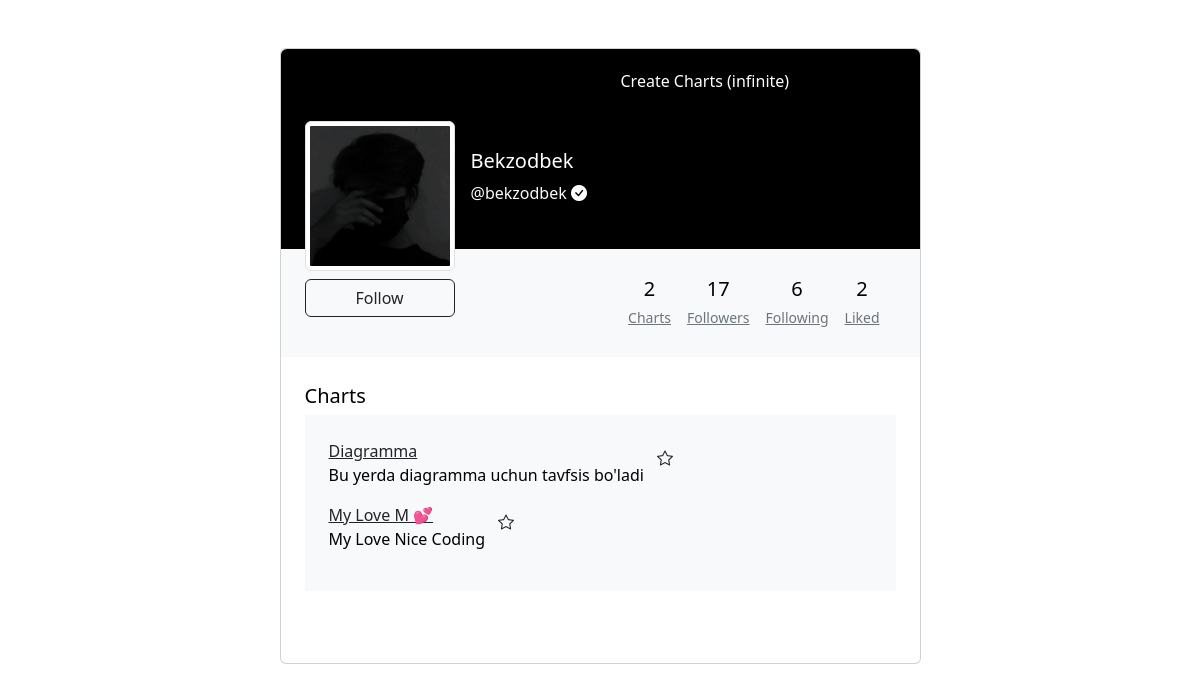
The app's page /bekzodbek?tab=charts, older data.
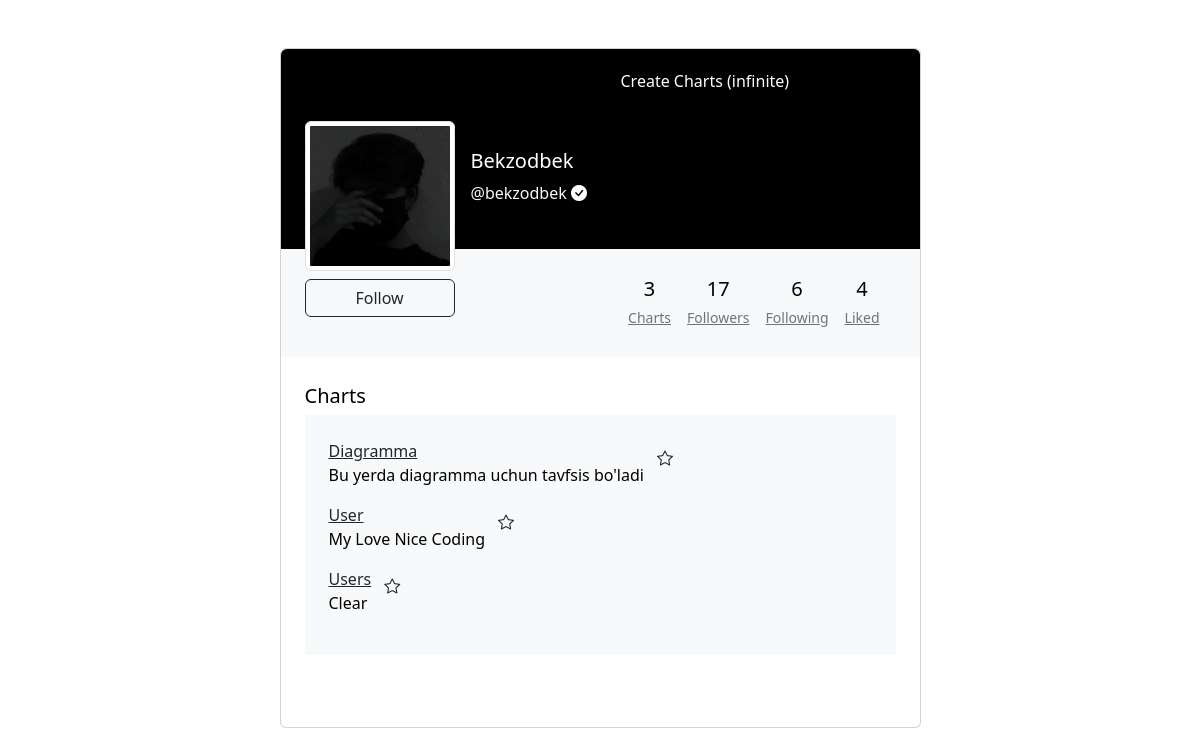
The same page, newer data.
### chart/models.py (models this page shows, shortened)
class MyUser(AbstractUser):
    is_organiser = models.BooleanField(default=False)
    is_agent = models.BooleanField(default=False)
    following = models.ManyToManyField("self", blank=True, related_name="followers", symmetrical=False)
    like = models.ManyToManyField("Chart", related_name="likee", symmetrical=False)
    email_confirmed = models.BooleanField(default=False)

class Profile(models.Model):
    class Meta:
        verbose_name = "My Profile"
        verbose_name_plural = "Profile"
    custom_user = models.OneToOneField(MyUser, on_delete=models.CASCADE)
    image = models.ImageField(default="profile/profile.jpg", upload_to="profile")
    bio = models.CharField(max_length=100, null=True, blank=True, default="")
    is_online = models.BooleanField(default=False)
    is_verify = models.BooleanField(default=False)

class Chart(models.Model):
    PIE = "Pie"
    COLUMN = "Column"
    CHART_CHOICES = [
        (PIE, "Pie Chart"),
        (COLUMN, "Column Chart")
    ]
    pin = models.BooleanField(default=False)
    author = models.ForeignKey(MyUser, on_delete=models.CASCADE,related_name='chart' )
    name = models.CharField(max_length=150)
    slug = models.SlugField(unique=True)
    caption = models.TextField(max_length=700)
    created_on = models.DateTimeField(("date joined"), default=timezone.now)
    chart_type = models.CharField(max_length=15,choices=CHART_CHOICES, default=PIE)

### chart/views.py (the view)
# urls.py: path("<str:username>", ProfileView, name="profile"),
def ProfileView(request, username):
        user_p = User.objects.get(username=username)
        author = get_object_or_404(User, username=username)
        tab = request.GET.get('tab')
        title = None
        tab_chart = None
        tab_following = None
        tab_followers = None
        pined_charts = None
        tab_obj = None
        if tab == "charts":
            tab_chart = author.chart.all()
            title = "Charts"
        elif tab == "following": # followingda foydalanuvchi uchun followerslar keladi. followersda esa teskarisi
            tab_followers = user_p.followers.all().order_by('-id')
            title = "Following"
        elif tab == "followers":
            title = "Followers"
            tab_following = user_p.following.all().order_by('-id')
        elif tab == "liked":
            title = "Liked"
            tab_obj = user_p.like.all().order_by('-id')
        else:
            pined_charts = user_p.chart.filter(pin=True)
            title = f"Charts - @{user_p.username}"
        if request.user.is_authenticated:
            user_form = UpdateUserForm(instance=request.user)
            profile_form = UpdateProfileForm(instance=request.user.profile)
            if request.method == 'POST':
                user_form = UpdateUserForm(request.POST, instance=request.user)
                profile_form = UpdateProfileForm(request.POST,
                                                request.FILES,
                                                instance=request.user.profile)
                if user_form.is_valid() and profile_form.is_valid():
                    user_name = user_form.cleaned_data.get('username')
                    user_form.save()
                    profile_form.save()
                    return redirect("app:profile", user_name)
        else:
            user_form = None
            profile_form = None
        user_chart_count = author.chart.count()
        pined_charts_count = user_p.chart.filter(pin=True).count()
        context = {
            "user_p": user_p,
            "user_following":tab_following,
            "user_followers":tab_followers,
            "user_form":user_form,
            "profile_form":profile_form,
            "tab_chart":tab_chart,
            "title":title,
            "tab_obj":tab_obj,
            "user_chart_count":user_chart_count,
            "pined_charts":pined_charts,
            "pined_charts_count":pined_charts_count
        }
        return render(request, 'pages/profile.html', context)

### templates/pages/profile.html (shortened to what this page needs)
<!DOCTYPE html>
{% load static %}
<html lang="en">
<head>
  <link href="{% static 'assets/vendor/animate.css/animate.min.css' %}" rel="stylesheet">
  <link href="{% static 'assets/vendor/bootstrap/css/bootstrap.min.css' %}" rel="stylesheet">
  <link href="{% static 'assets/vendor/bootstrap-icons/bootstrap-icons.css' %}" rel="stylesheet">
  <link href="{% static 'assets/vendor/boxicons/css/boxicons.min.css' %}" rel="stylesheet">
  <link href="{% static 'assets/vendor/glightbox/css/glightbox.min.css' %}" rel="stylesheet">
  <link href="{% static 'assets/vendor/remixicon/remixicon.css' %}" rel="stylesheet">
  <link href="{% static 'assets/vendor/swiper/swiper-bundle.min.css' %}" rel="stylesheet">
  <link rel="stylesheet" href="{% static 'css/profile.css' %}">
</head>
<body>
  <section class="h-100 gradient-custom-2">
    <div class="container py-5 h-100">
      <div class="row d-flex justify-content-center align-items-center h-100">
        <div class="col col-lg-9 col-xl-7">
          <div class="card">
            <div class="rounded-top text-white d-flex flex-row" style="background-color: #000; height:200px;">
              <div class="ms-4 mt-5 d-flex flex-column" style="width: 150px;">
                {% if request.user.username == user_p.username %}
                <a href="{% url 'app:settings' %}" style="width: 150px; z-index: 1">
                  <img src="{{ user_p.profile.image.url }}" alt="@{{ user_p.username }}"
                    class="img-fluid img-thumbnail mt-4 mb-2">
                </a>
                {% else %}
                <img src="{{ user_p.profile.image.url }}" alt="@{{ user_p.username }}"
                  class="img-fluid img-thumbnail mt-4 mb-2" style="width: 150px; z-index: 1">
                {% endif %}
                {% if request.user.username == user_p.username %}
                <button type="button" id="edit_btn" class="btn btn-outline-dark" data-mdb-ripple-color="dark"
                  style="z-index: 1;">Edit profile</button>
                {% else %}
                <form class="w-100" action="{% url 'app:follow' user_p.username %}" method="post" style="z-index: 1;">
                  {% if user_p in request.user.followers.all %}
                  <button type="submit" class="btn btn-outline-danger w-100"
                    data-mdb-ripple-color="dark">Unfollow</button>
                  {% else %}
                  <button type="submit" class="btn btn-outline-dark w-100" data-mdb-ripple-color="dark">Follow</button>
                  {% endif %}
                </form>
                {% endif %}
              </div>
              <div class="ms-3" style="margin-top: 100px;">
                <h5>{{ user_p.first_name }}</h5>
                <p>
                  <a class="text-light" href="{% url 'app:profile' user_p.username %}"
                    style="text-decoration: none;">@{{ user_p.username }}</a>
                  {% if user_p.profile.is_verify %}
                  <i class="bi bi-check-circle-fill"></i>
                  {% endif %}
                </p>
              </div>
              <p class="user_bio">
                {% if user_p.profile.bio %}
                {{ user_p.profile.bio }}
                {% endif %}
              </p>
            </div>
            <div class="p-4 text-black" style="background-color: #f8f9fa;">
              <div class="d-flex justify-content-end text-center py-1">
                <div>
                  <p class="mb-1 h5">{{user_chart_count}}</p>
                  <a href="?tab=charts" class="small text-muted mb-0">Charts</a>
                </div>
                <div class="px-3">
                  <p class="mb-1 h5">{{ user_p.following.count }}</p>
                  <a href="?tab=followers" class="small text-muted mb-0">Followers</a>
                </div>
                <div>
                  <p class="mb-1 h5">{{ user_p.followers.count }}</p>
                  <a href="?tab=following" class="small text-muted mb-0">Following</a>
                </div>
                <div class="px-3">
                  <p class="mb-1 h5">{{ user_p.like.count }}</p>
                  <a href="?tab=liked" class="small text-muted mb-0">Liked</a>
                </div>
              </div>
            </div>
            <div class="card-body p-4 text-black">
              {% if tab_chart %}
              <div class="mb-5">
                <p class="lead fw-normal mb-1">Charts</p>
                <div class="p-4" style="background-color: #f8f9fa;">
                  {% for chart in tab_chart %}
                  <div class="d-flex">
                    <div>
                      <a class="text-dark" href="{% url 'app:chart' chart.slug %}">{{ chart.name }}</a>
                      <p>{{ chart.caption }}</p>
                    </div>
                    <div>
                      <form action="{% url 'app:like' chart.slug %}">
                        <button type="submit" class="btn btn">
                          {% if chart in request.user.like.all %}
                          <i class="bi bi-star text-danger"></i>
                          {% else %}
                          <i class="bi bi-star"></i>
                          {% endif %}
                        </button>
                      </form>
                    </div>
                  </div>
                  {% endfor %}
                </div>
              </div>
              {% endif %}
            </div>
          </div>
        </div>
      </div>
    </div>
  </section>
    {% if request.user.username == user_p.username %}
      {% load widget_tweaks %}
    {% endif %}
</body>
</html>

### static/css/profile.css (style rules this page uses)
* { margin: 0; padding: 0; box-sizing: border-box; }
.user_bio { position: absolute; z-index: 2; top: 20px; left: 340px; }

Row changes from the older to the newer data that the page shows:
computed for MyUser "Bekzodbek": like.count "2" → "4"
changed Chart "My Love Nice Coding": name "My Love M 💕" → "User"
added Chart: name "Users", caption "Clear"
Text that changed along with them:
{{ user_chart_count }}: "2" → "3"
